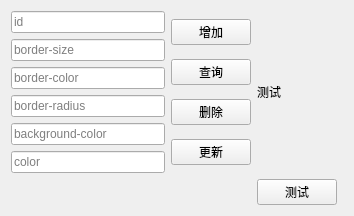
<?xml version="1.0" encoding="UTF-8"?>
<ui version="4.0">
 <class>LabelStyleSql</class>
 <widget class="QWidget" name="LabelStyleSql">
  <property name="geometry">
   <rect>
    <x>0</x>
    <y>0</y>
    <width>354</width>
    <height>213</height>
   </rect>
  </property>
  <property name="windowTitle">
   <string>LabelStyleSql</string>
  </property>
  <layout class="QGridLayout" name="gridLayout_2">
   <item row="0" column="0">
    <layout class="QGridLayout" name="gridLayout">
     <item row="0" column="0">
      <layout class="QVBoxLayout" name="verticalLayout">
       <item>
        <widget class="QLineEdit" name="idEdit">
         <property name="placeholderText">
          <string>id</string>
         </property>
        </widget>
       </item>
       <item>
        <widget class="QLineEdit" name="bsizeEdit">
         <property name="placeholderText">
          <string>border-size</string>
         </property>
        </widget>
       </item>
       <item>
        <widget class="QLineEdit" name="bcolorEdit">
         <property name="text">
          <string/>
         </property>
         <property name="placeholderText">
          <string>border-color</string>
         </property>
        </widget>
       </item>
       <item>
        <widget class="QLineEdit" name="bradiusEdit">
         <property name="text">
          <string/>
         </property>
         <property name="placeholderText">
          <string>border-radius</string>
         </property>
        </widget>
       </item>
       <item>
        <widget class="QLineEdit" name="backcolorEdit">
         <property name="placeholderText">
          <string>background-color</string>
         </property>
        </widget>
       </item>
       <item>
        <widget class="QLineEdit" name="colorEdit">
         <property name="placeholderText">
          <string>color</string>
         </property>
        </widget>
       </item>
      </layout>
     </item>
     <item row="0" column="1">
      <layout class="QVBoxLayout" name="verticalLayout_2">
       <item>
        <widget class="QPushButton" name="insertBt">
         <property name="text">
          <string>增加</string>
         </property>
        </widget>
       </item>
       <item>
        <widget class="QPushButton" name="queryBt">
         <property name="text">
          <string>查询</string>
         </property>
        </widget>
       </item>
       <item>
        <widget class="QPushButton" name="deleteBt">
         <property name="text">
          <string>删除</string>
         </property>
        </widget>
       </item>
       <item>
        <widget class="QPushButton" name="renewBt">
         <property name="text">
          <string>更新</string>
         </property>
        </widget>
       </item>
      </layout>
     </item>
    </layout>
   </item>
   <item row="1" column="1">
    <widget class="QPushButton" name="testBt">
     <property name="text">
      <string>测试</string>
     </property>
    </widget>
   </item>
   <item row="0" column="1" colspan="2">
    <widget class="QLabel" name="testLabel">
     <property name="sizePolicy">
      <sizepolicy hsizetype="Preferred" vsizetype="Preferred">
       <horstretch>0</horstretch>
       <verstretch>0</verstretch>
      </sizepolicy>
     </property>
     <property name="text">
      <string>测试</string>
     </property>
    </widget>
   </item>
  </layout>
 </widget>
 <resources/>
 <connections/>
</ui>
